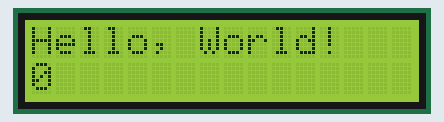
Simulated run of this sketch. Board: Arduino Uno, built with avr-gcc and run on an emulated ATmega328P. Shown: 16×2 character LCD.

Above: at 0.1 s.
At 4.1 s:
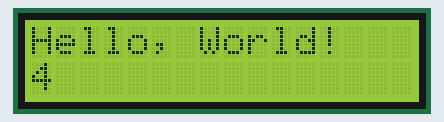
At 9.1 s:
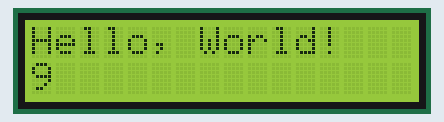
At 19.2 s:
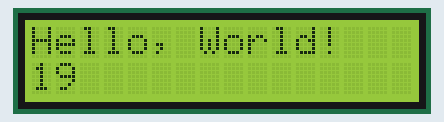
At 28.2 s:
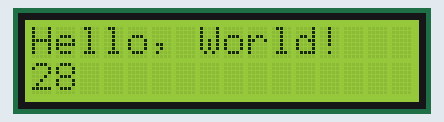
At 38.2 s:
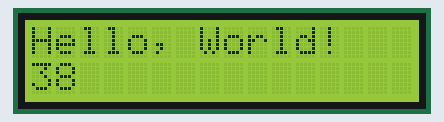

The sketch:

CIRCUIT_4A_LCD_Hello_World_.ino
```cpp
/*
 * LCD "Hello, World!" example
 */

#include <LiquidCrystal.h>

LiquidCrystal lcd(12, 11, 10, 9, 8, 7);

void setup() {
  // put your setup code here, to run once:
  lcd.begin(16, 2);

  lcd.clear();
}

void loop() {
  // put your main code here, to run repeatedly:
  lcd.setCursor(0,0);
  lcd.print("Hello, World!");

  lcd.setCursor(0,1);
  lcd.print(millis()/1000);
  delay(1000);
}
```

Measured:
- what the display in image 1 shows lasts 1.0 s, from 4.1 s to 5.1 s
